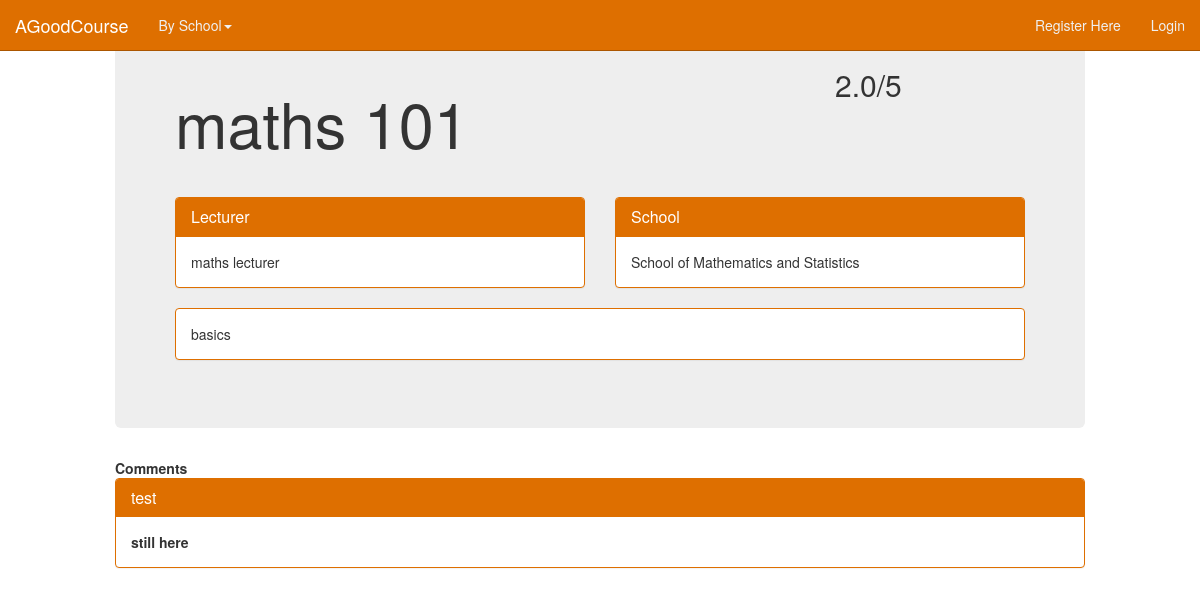
The page /AGoodCourse/course/maths-101/ on the database its author committed.
### good_course/models.py (models this page shows, shortened)
class Course(models.Model):
        school_choices = (
                ('business', 'Adam Smith Business School'),
                ('cardiovascular', 'Institute of Cardiovascular and Med Sci'),
                ('architecture', 'Mackintosh School of Architecture'),
                ('chemistry', 'School of Chemistry'),
                ('computing', 'School of Computing Science'),
                ('critical', 'School of Critical Studies'),
                ('culture', 'School of Culture and Creative Arts'),
                ('education', 'School of Education'),
                ('engineering', 'School of Engineering'),
                ('geography', 'School of Geography and Earth Sciences'),
                ('humanities', 'School of Humanities'),
                ('interdisciplinary', 'School of Interdisciplinary Studies'),
                ('law', 'School of Law'),
                ('life', 'School of Life Sciences'),
                ('maths', 'School of Mathematics and Statistics'),
                ('medicine', 'School of Medicine'),
                ('mlc', 'School of MLC'),
                ('physics', 'School of Physics and Astronomy'),
                ('psychology', 'School of Psychology'),
                ('social', 'School of Social and Political Sciences'),
                ('veterinary', 'School of Veterinary Medicine')
                )
        school_tag = models.CharField(max_length=20, choices=school_choices)
        school = models.ForeignKey(School)
        title = models.CharField(max_length=128,)
        slug = models.SlugField(unique=True)
        description = models.CharField(max_length=256)
        lecturer = models.CharField(max_length=128)
        total_rating = models.IntegerField(default=0)
        quantity_ratings = models.IntegerField(default=0)
        average_rating = models.DecimalField(max_digits=2, decimal_places=1)
        raters = models.ManyToManyField(User, blank=True)

class School(models.Model):
        name = models.CharField(max_length=128, unique=True)
        tag = models.CharField(max_length=20, unique=True)
        def __unicode__(self):
                return self.name

class Review(models.Model):
        course = models.ForeignKey(Course)
        user = models.ForeignKey(User)
        rating_choices = (
                (0,''),
                (1,'1'),
                (2,'2'),
                (3,'3'),
                (4,'4'),
                (5,'5'),
                )
        rating = models.IntegerField(default=0, help_text='Rate this course between 1 and 5', choices=rating_choices)
        text = models.CharField(max_length=256, blank=True)

### good_course/views.py (the view, shortened to what this page needs)
# urls.py: url(r'^course/(?P<course_name_slug>[\w\-]+)/$', views.course, name='course'),
def course(request, course_name_slug):
    context_dict = {}
    hide = False
    try:
        course = Course.objects.get(slug=course_name_slug)
        context_dict['title'] = course.title
        context_dict['title_slug'] = course.slug
        context_dict['school'] = course.school
        context_dict['desc'] = course.description
        context_dict['lecturer'] = course.lecturer
        context_dict['rating'] = course.average_rating
        context_dict['course'] = course
        comment_list = Review.objects.filter(course=course).all
        context_dict['comments'] = comment_list
        form = ReviewForm(hide=hide)
    except Course.DoesNotExist:
        pass
    context_dict['form'] = form
    return render(request, 'good_course/course.html', context_dict)

### templates/good_course/course.html (shortened to what this page needs)
{% extends 'good_course/base.html' %}
{% load staticfiles %}
{% block body_block %}
{% if course %}
	<div class="jumbotron">
		<div class="row placeholders">
			<div class="col-md-9">
				<div class="page-header">
					<h1>{{ title }}</h1>
				</div>
			</div>
			<div class="col-md-3">
				<h2>{{ rating }}/5</h2>
			</div>
		</div>
		<div class="row placeholders">
			<div class="col-md-6">
				<div class ="panel panel-primary">
					<div class="panel-heading">
						<h3 class="panel-title">Lecturer</h3>
					</div>
					<div class = "panel-body">
						{{ lecturer }}
					</div>
				</div>
			</div>
			<div class="col-md-6">
				<div class ="panel panel-primary">
					<div class="panel-heading">
						<h3 class="panel-title">School</h3>
					</div>
					<div class = "panel-body">
						{{ school }}
					</div>
				</div>
			</div>
		</div>
		<div class ="panel panel-primary">
			<div class="panel-body">
				{{ desc }}
			</div>
		</div>
	</div>
	{% if comments %}
		<Strong>Comments<Strong>
		{% for comment in comments %}
			<div class ="panel panel-primary">
				<div class="panel-heading">
					<h3 class="panel-title">{{ comment.user }}</a></h3>
				</div>
				<div class = "panel-body">
					{{ comment.text }}
				</div>
			</div>
		{% endfor %}
	{% endif %}
{% else %}
	The specified course does not exist!
{% endif %}
{% endblock %}

### rows shown on the page
Course: title "maths 101", average_rating "2.0", lecturer "maths lecturer", description "basics"
School: name "School of Mathematics and Statistics"
Review: user "test", text "still here"
